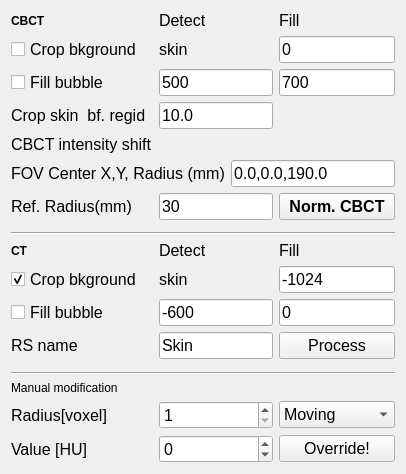
          <widget class="QWidget" name="page">
           <property name="geometry">
            <rect>
             <x>0</x>
             <y>0</y>
             <width>406</width>
             <height>474</height>
            </rect>
           </property>
           <attribute name="label">
            <string>Prepare CBCT and CT</string>
           </attribute>
           <layout class="QGridLayout" name="gridLayout_9">
            <item row="3" column="1" colspan="2">
             <widget class="QLabel" name="label_38">
              <property name="font">
               <font>
                <pointsize>12</pointsize>
               </font>
              </property>
              <property name="text">
               <string>skin</string>
              </property>
             </widget>
            </item>
            <item row="4" column="1" colspan="2">
             <widget class="QLineEdit" name="lineEditBubDetectCBCT">
              <property name="font">
               <font>
                <pointsize>12</pointsize>
               </font>
              </property>
              <property name="text">
               <string>500</string>
              </property>
             </widget>
            </item>
            <item row="11" column="1" colspan="2">
             <widget class="QLabel" name="label_33">
              <property name="font">
               <font>
                <pointsize>12</pointsize>
               </font>
              </property>
              <property name="text">
               <string>Detect</string>
              </property>
             </widget>
            </item>
            <item row="18" column="1" colspan="2">
             <widget class="QSpinBox" name="spinBox_overrideRadius">
              <property name="font">
               <font>
                <pointsize>12</pointsize>
               </font>
              </property>
              <property name="minimum">
               <number>1</number>
              </property>
              <property name="maximum">
               <number>10</number>
              </property>
              <property name="value">
               <number>1</number>
              </property>
             </widget>
            </item>
            <item row="7" column="0" colspan="2">
             <widget class="QLabel" name="label_47">
              <property name="font">
               <font>
                <pointsize>12</pointsize>
               </font>
              </property>
              <property name="text">
               <string>FOV Center X,Y, Radius (mm)</string>
              </property>
             </widget>
            </item>
            <item row="13" column="1" colspan="2">
             <widget class="QLineEdit" name="lineEditBkDetectCT">
              <property name="font">
               <font>
                <pointsize>12</pointsize>
               </font>
              </property>
              <property name="text">
               <string>-600</string>
              </property>
             </widget>
            </item>
            <item row="0" column="1" rowspan="2" colspan="2">
             <widget class="QLabel" name="label_35">
              <property name="font">
               <font>
                <pointsize>12</pointsize>
               </font>
              </property>
              <property name="text">
               <string>Detect</string>
              </property>
             </widget>
            </item>
            <item row="5" column="1" colspan="2">
             <widget class="QLineEdit" name="lineEditCBCTSkinCropBfRegid">
              <property name="font">
               <font>
                <pointsize>12</pointsize>
               </font>
              </property>
              <property name="text">
               <string>10.0</string>
              </property>
             </widget>
            </item>
            <item row="8" column="1" colspan="2">
             <widget class="QLineEdit" name="lineEditNormRoiRadius">
              <property name="font">
               <font>
                <pointsize>12</pointsize>
               </font>
              </property>
              <property name="text">
               <string>30</string>
              </property>
             </widget>
            </item>
            <item row="14" column="1" colspan="2">
             <widget class="QLineEdit" name="lineEditCropContourName">
              <property name="font">
               <font>
                <pointsize>12</pointsize>
               </font>
              </property>
              <property name="text">
               <string>Skin</string>
              </property>
             </widget>
            </item>
            <item row="19" column="1" colspan="2">
             <widget class="QSpinBox" name="spinBox_overrideValue">
              <property name="font">
               <font>
                <pointsize>12</pointsize>
               </font>
              </property>
              <property name="minimum">
               <number>-1024</number>
              </property>
              <property name="maximum">
               <number>1024</number>
              </property>
             </widget>
            </item>
            <item row="12" column="1" colspan="2">
             <widget class="QLabel" name="label_37">
              <property name="font">
               <font>
                <pointsize>12</pointsize>
               </font>
              </property>
              <property name="text">
               <string>skin</string>
              </property>
             </widget>
            </item>
            <item row="16" column="0" colspan="4">
             <widget class="Line" name="line_4">
              <property name="orientation">
               <enum>Qt::Horizontal</enum>
              </property>
             </widget>
            </item>
            <item row="17" column="0">
             <widget class="QLabel" name="label_8">
              <property name="text">
               <string>Manual modification</string>
              </property>
             </widget>
            </item>
            <item row="10" column="0" colspan="4">
             <widget class="Line" name="line_5">
              <property name="orientation">
               <enum>Qt::Horizontal</enum>
              </property>
             </widget>
            </item>
            <item row="8" column="0">
             <widget class="QLabel" name="label_49">
              <property name="font">
               <font>
                <pointsize>12</pointsize>
               </font>
              </property>
              <property name="text">
               <string>Ref. Radius(mm)</string>
              </property>
             </widget>
            </item>
            <item row="4" column="0">
             <widget class="QCheckBox" name="checkBoxFillBubbleCBCT">
              <property name="font">
               <font>
                <pointsize>12</pointsize>
               </font>
              </property>
              <property name="text">
               <string>Fill bubble</string>
              </property>
              <property name="checked">
               <bool>false</bool>
              </property>
             </widget>
            </item>
            <item row="0" column="3" rowspan="2">
             <widget class="QLabel" name="label_36">
              <property name="font">
               <font>
                <pointsize>12</pointsize>
               </font>
              </property>
              <property name="text">
               <string>Fill</string>
              </property>
             </widget>
            </item>
            <item row="19" column="3">
             <widget class="QPushButton" name="pushButton_override">
              <property name="font">
               <font>
                <pointsize>12</pointsize>
               </font>
              </property>
              <property name="text">
               <string>Override!</string>
              </property>
             </widget>
            </item>
            <item row="0" column="0" rowspan="2">
             <widget class="QLabel" name="label_6">
              <property name="font">
               <font>
                <weight>75</weight>
                <bold>true</bold>
               </font>
              </property>
              <property name="text">
               <string>CBCT</string>
              </property>
             </widget>
            </item>
            <item row="11" column="0">
             <widget class="QLabel" name="label_7">
              <property name="font">
               <font>
                <weight>75</weight>
                <bold>true</bold>
               </font>
              </property>
              <property name="text">
               <string>CT</string>
              </property>
             </widget>
            </item>
            <item row="4" column="3">
             <widget class="QLineEdit" name="lineEditBubFillCBCT">
              <property name="font">
               <font>
                <pointsize>12</pointsize>
               </font>
              </property>
              <property name="text">
               <string>700</string>
              </property>
             </widget>
            </item>
            <item row="18" column="3">
             <widget class="QComboBox" name="comboBox_imToOverride">
              <property name="font">
               <font>
                <pointsize>12</pointsize>
               </font>
              </property>
              <item>
               <property name="text">
                <string>Moving</string>
               </property>
              </item>
              <item>
               <property name="text">
                <string>Fixed</string>
               </property>
              </item>
             </widget>
            </item>
            <item row="7" column="2" colspan="2">
             <widget class="QLineEdit" name="lineEditFOVPos">
              <property name="font">
               <font>
                <pointsize>12</pointsize>
               </font>
              </property>
              <property name="text">
               <string>0.0,0.0,190.0</string>
              </property>
             </widget>
            </item>
            <item row="13" column="3">
             <widget class="QLineEdit" name="lineEditBubFillCT">
              <property name="font">
               <font>
                <pointsize>12</pointsize>
               </font>
              </property>
              <property name="text">
               <string>0</string>
              </property>
             </widget>
            </item>
            <item row="14" column="3">
             <widget class="QPushButton" name="pushButtonProcessCT">
              <property name="font">
               <font>
                <pointsize>12</pointsize>
               </font>
              </property>
              <property name="text">
               <string>Process</string>
              </property>
             </widget>
            </item>
            <item row="6" column="0">
             <widget class="QLabel" name="label_48">
              <property name="font">
               <font>
                <pointsize>12</pointsize>
               </font>
              </property>
              <property name="text">
               <string>CBCT intensity shift</string>
              </property>
             </widget>
            </item>
            <item row="8" column="3">
             <widget class="QPushButton" name="pushButtonIntensityNormCBCT">
              <property name="font">
               <font>
                <pointsize>12</pointsize>
                <weight>75</weight>
                <bold>true</bold>
               </font>
              </property>
              <property name="text">
               <string>Norm. CBCT</string>
              </property>
             </widget>
            </item>
            <item row="11" column="3">
             <widget class="QLabel" name="label_34">
              <property name="font">
               <font>
                <pointsize>12</pointsize>
               </font>
              </property>
              <property name="text">
               <string>Fill</string>
              </property>
             </widget>
            </item>
            <item row="19" column="0">
             <widget class="QLabel" name="label_5">
              <property name="font">
               <font>
                <pointsize>12</pointsize>
               </font>
              </property>
              <property name="text">
               <string>Value [HU]</string>
              </property>
             </widget>
            </item>
            <item row="3" column="0">
             <widget class="QCheckBox" name="checkBoxCropBkgroundCBCT">
              <property name="font">
               <font>
                <pointsize>12</pointsize>
               </font>
              </property>
              <property name="text">
               <string>Crop bkground</string>
              </property>
              <property name="checked">
               <bool>false</bool>
              </property>
             </widget>
            </item>
            <item row="13" column="0">
             <widget class="QCheckBox" name="checkBoxFillBubbleCT">
              <property name="font">
               <font>
                <pointsize>12</pointsize>
               </font>
              </property>
              <property name="text">
               <string>Fill bubble</string>
              </property>
              <property name="checked">
               <bool>false</bool>
              </property>
             </widget>
            </item>
            <item row="14" column="0">
             <widget class="QLabel" name="label_43">
              <property name="font">
               <font>
                <pointsize>12</pointsize>
               </font>
              </property>
              <property name="text">
               <string>RS name</string>
              </property>
             </widget>
            </item>
            <item row="3" column="3">
             <widget class="QLineEdit" name="lineEditBkFillCBCT">
              <property name="font">
               <font>
                <pointsize>12</pointsize>
               </font>
              </property>
              <property name="text">
               <string>0</string>
              </property>
             </widget>
            </item>
            <item row="5" column="0">
             <widget class="QLabel" name="label_39">
              <property name="font">
               <font>
                <pointsize>12</pointsize>
               </font>
              </property>
              <property name="text">
               <string>Crop skin  bf. regid</string>
              </property>
             </widget>
            </item>
            <item row="12" column="0">
             <widget class="QCheckBox" name="checkBoxCropBkgroundCT">
              <property name="font">
               <font>
                <pointsize>12</pointsize>
               </font>
              </property>
              <property name="text">
               <string>Crop bkground</string>
              </property>
              <property name="checked">
               <bool>true</bool>
              </property>
             </widget>
            </item>
            <item row="18" column="0">
             <widget class="QLabel" name="label_4">
              <property name="font">
               <font>
                <pointsize>12</pointsize>
               </font>
              </property>
              <property name="text">
               <string>Radius[voxel]</string>
              </property>
             </widget>
            </item>
            <item row="12" column="3">
             <widget class="QLineEdit" name="lineEditBkFillCT">
              <property name="font">
               <font>
                <pointsize>12</pointsize>
               </font>
              </property>
              <property name="text">
               <string>-1024</string>
              </property>
             </widget>
            </item>
            <item row="15" column="0">
             <spacer name="verticalSpacer">
              <property name="orientation">
               <enum>Qt::Vertical</enum>
              </property>
              <property name="sizeHint" stdset="0">
               <size>
                <width>20</width>
                <height>40</height>
               </size>
              </property>
             </spacer>
            </item>
            <item row="9" column="0">
             <spacer name="verticalSpacer_4">
              <property name="orientation">
               <enum>Qt::Vertical</enum>
              </property>
              <property name="sizeHint" stdset="0">
               <size>
                <width>20</width>
                <height>40</height>
               </size>
              </property>
             </spacer>
            </item>
           </layout>
          </widget>
